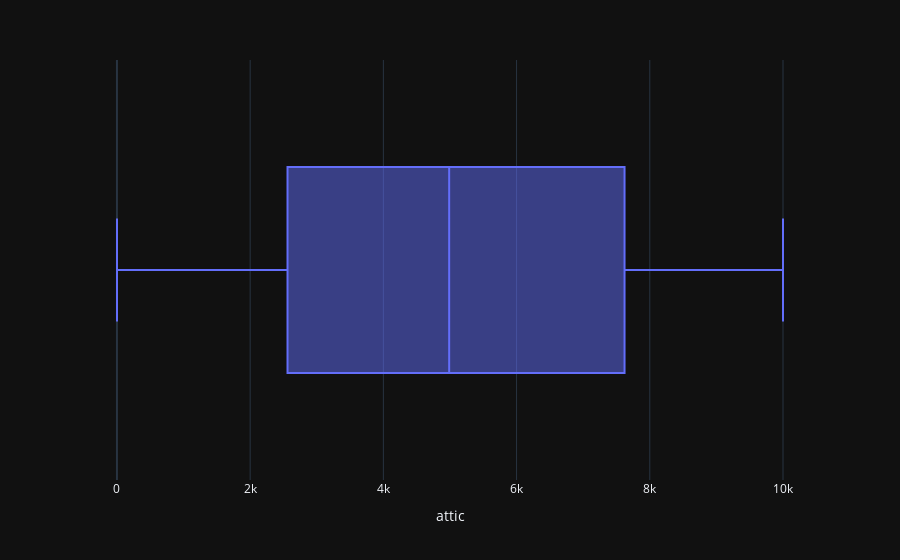

Write notebook code for a chart like this one.
### Code cell
px.box(train,x="attic",template="plotly_dark")

### Figure 1 — Plotly figure (JSON) as saved in the notebook; plotly's stock layout.template omitted (floating-point values rounded to 4 significant figures; data arrays with more than 128 entries replaced by an {"elided": "..."} marker saying what was removed)
{"data": [{"alignmentgroup": "True", "hovertemplate": "attic=%{x}<extra></extra>", "legendgroup": "", "marker": {"color": "#636efa"}, "name": "", "notched": false, "offsetgroup": "", "orientation": "h", "showlegend": false, "type": "box", "x": {"elided": "32730 float values"}, "x0": " ", "xaxis": "x", "y0": " ", "yaxis": "y"}], "layout": {"boxmode": "group", "legend": {"tracegroupgap": 0}, "margin": {"t": 60}, "xaxis": {"anchor": "y", "domain": [0, 1], "title": {"text": "attic"}}, "yaxis": {"anchor": "x", "domain": [0, 1]}}}
